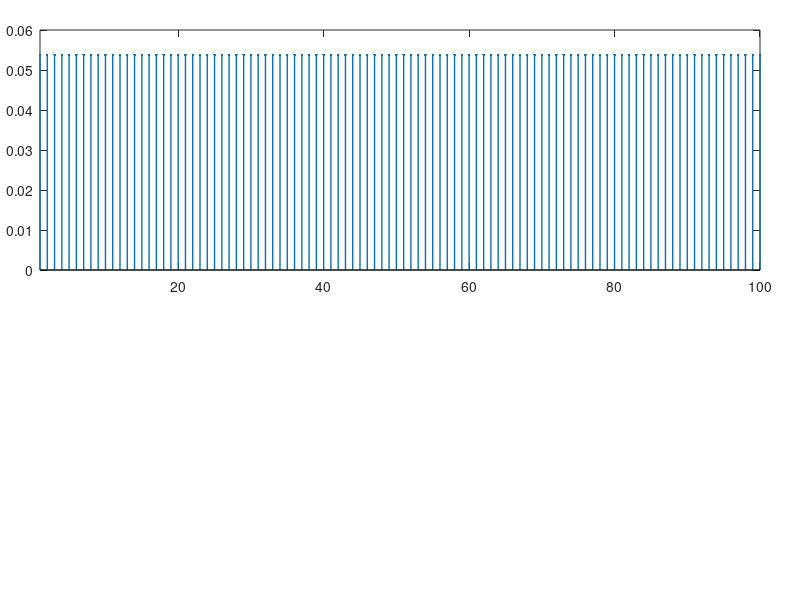

Here is the MATLAB script that generated this plot: (Note: this script raises an error after producing the figure.)
set(0,'DefaultFigureWindowStyle','docked');
tic

%INPUT PARAMETERS START
dt=.0001;
N=100;
tau=.01;
L=200;

b=ones(1,N)*.001;
a=flip(exp(-(1:L)*dt/tau));
load('thresholds_unpinned.mat');
load W100.mat
W(logical(eye(size(W))))=0;

binnedspikelimit=1e5;
binsize=1;
chunk=binnedspikelimit/20;

plotstyle='linear'; %linear, polar, 3D or none
phasetrack=0;


for temp=11
    sW=thresholds(temp,1);
    threshold=thresholds(temp,7);   

    %s=rand(1, N); %initial value of mean activations

    if not(strcmp(plotstyle,'none'))
        figure(2);
        set(gcf,'color','white');
    end

    binnedspikes=zeros(L,N,'double');
    spikebin=zeros(1,N,'double');
    binnedspikecount=0;
    i=1;
    j=L+1;
    burnedin=false;

    if phasetrack
    %     s_corrcheck=s; %activation array to check correlation against
    %     corr1=mycxcorr(s_corrcheck,s_corrcheck);
        phase_traj=[];
        %pkshift_traj=[];
        m = N;          % Window length
        f = (0:m-1)*(1/(m));     % Frequency range for FFT
    end

    t=0;
    rlist=zeros(1e5,1);
    while binnedspikecount<binnedspikelimit
        %DYNAMICS START
        x=binnedspikes(j-L:j-1,:);
        g=a*x*sW*W+b;
        %g=conv(xw,a,'valid')+b;
        rate=100*max(g-threshold,0); %nonlinearity, r0=32 by default
        %rate=exp(I);
        rlist(t+1)=rate(2);
        spike=poissrnd(rate);
        
        %DYNAMICS END    

        if not(burnedin)
            if sum(spike)
                burnedin=true;
            end
        end

        if burnedin
            binnedspikes(j,:)= spike;
            binnedspikecount = binnedspikecount+sum(spike);
            j=j+1;
            if j>size(binnedspikes,1)
                binnedspikes=[binnedspikes; zeros(chunk,N,'double')];
            end
            if phasetrack
                y = fft(I,m);           % DFT
                power = y.*conj(y)/m;   % Power of the DFT
        %         figure(2);
        %         plot(f,power);
        %         [~, pkidxs]=findpeaks(power);
        %         pkflocs=f(pkidxs);
        %         [~,pkidx]=min(abs(pkflocs-.04));
        %         pkf=pkflocs(pkidx);
                %pkf=pkflocs(pkflocs>.02 & pkflocs<.05);
                %pkf=min(f(pkidx(1)),1-f(pkidx(1)));
        %         pkwl=1./pkf;        
                phases = angle(y);
                pattern_phase=phases(5);
    %             pkshift_traj=[pkshift_traj; pkshift];
                phase_traj=[phase_traj; pattern_phase];
            end
       end

        %PLOTTING START
        if (strcmp(plotstyle,'linear'))
            figure(1);
            subplot('Position',[.05 .55 .9 .4]);  
            stem(rate,'Marker','.','LineWidth',1);
            xlim([1 N]);
            %ylim([-.002 .002]);
            refline(0,threshold);

            if phasetrack && burnedin
                hold on
                plot(mod(pattern_phase*N/(8*pi),N),0,'r^','MarkerFaceColor','r');
                hold off
            end

            title('Inputs');
            subplot('Position',[.05 .08 .9 .35]);
            %plot(imag(fft(I)));
            %plot(f,power);
            %xlim([.02 .05]);
            stem(spike,'LineWidth',1);        
            xlim([1 N]);
            title(binnedspikecount);

%             set(gca,'XTick',[]);
%             title('Activations and spikes');
%             subplot('Position',[.04 .05 .92 .02])
%             image(spike,'CDataMapping','scaled');
%             colormap([1 1 1; .5 .7 1 ]);
%             set(gca,'XGrid','on','XTick',0.5+1:N,'ticklength',[.01 .05],'YTick',[],'XTickLabel',[]);
            drawnow
        end
        if (strcmp(plotstyle,'3D')) 
            stem3(x,y,s,'Marker','.','MarkerSize',15,'LineWidth',2);
            zlim([0 1]);
            view([-26 42]);
        end
        if (strcmp(plotstyle,'polar'))
            set(filled, 'XData', x1(spike),'YData',y1(spike)); %x(spike) uses clever logical indexing. Even polar plots just have xdata and ydata
            x2 = (.05+s).*cos(th);
            y2 = (.05+s).*sin(th);
            for i = 1:numel(lh)
                lh(i).XData = [x1(i) x2(i)];
                lh(i).YData = [y1(i) y2(i)];
            end              
        end
    %     frame = getframe(gcf);
    %     close(gcf);
    %     writeVideo(writerObj,frame);
        %PLOTTING END
        t=t+1;
    end
    binnedspikes(j:end,:)=[];

    %DELETE BURN-IN
    % [col,row]=find(spikelist',1,'first');
    % spikelist(1:row-1,:)=[];

    %clear a1 a2 b i j I noise noisesparsity nsamp plotstyle s sdot sigma1 sigma2 spike t T tau threshold
    % close(writerObj);

    %Export animation of spikes and activations

    % writerObj = VideoWriter('grid-cell-animation-zero-T','MPEG-4');
    % writerObj.FrameRate=15;
    % open(writerObj);
    % figure('position', [0, 0, 1500, 800]);
    % figure('position', [500, 100, 600, 550]);
    % set(gcf,'color','white');
    % for i=1:size(data,1)   
    %     set(gcf, 'visible', 'off');
    %     subplot('Position',[.05 .9 .9 .02]) % first subplot
    %     image(data(i,2:N+1),'CDataMapping','scaled');
    %     colormap([1 1 1; .5 .5 .5 ]);
    %     set(gca,'XGrid','on','XTick',0.5+1:N,'ticklength',[.01 .05],'YTick',[],'XTickLabel',[]);
    %     subplot('Position',[.05 .1 .9 .7]) % second subplot    
    %     stem(data(i,N+2:end),'Marker','.','MarkerSize',25,'LineWidth',3);
    %     set(gca,'YTick',[]);
    %     ylim([0 5.1]);
    %     frame = getframe(gcf);
    %     close(gcf);
    %     writeVideo(writerObj,frame);
    %     stem3(x,y,(data(i,N+2:end))','Marker','.','MarkerSize',10,'LineWidth',1);
    %     zlim([0 5.1]);
    %     view([-16 70]);
    %     pause(0.001);
    % end
    % close(writerObj);
    N*size(binnedspikes,1)*dt*1000/sum(binnedspikes(:))
    binnedspikes=bin(binnedspikes,binsize,0,0);
    %clear chunk spike spikebin s sdot i j burnedin a1 a2 sigma1 sigma2 b
    %save(sprintf('binnedspikes_GLM_thresh/sW %.4f.mat',sW),'binnedspikes','-v7.3');
    toc
end

